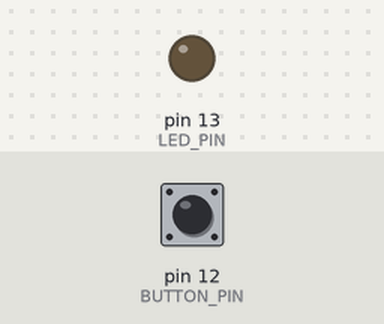
Bench run of a sketch on a simulated Arduino Uno, built with avr-gcc and run on an emulated ATmega328P. Shown: output pins drawn as LEDs (lit = HIGH). Dashed ring = blinking. The inputs (shaded band) are chosen by the test bench; at power-on: pin 12 (BUTTON_PIN) HIGH.

Above: at 1.2 s.
1.3 s: pin 12 (BUTTON_PIN) pulled LOW for 1 s
At 1.55 s:
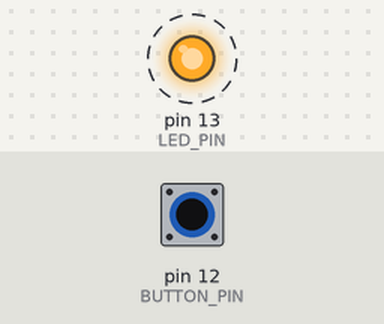
4.3 s: pin 12 (BUTTON_PIN) pulled LOW for 3.2 s
At 8.7 s:
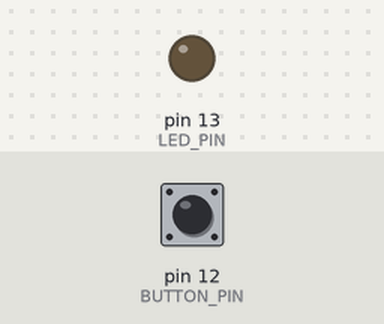
Timing chart, 0 to 10.2 s (numbered marks = the images above; inputs shaded):
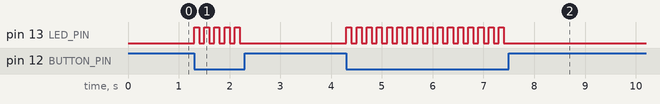

Measured:
- after the input at 1.3 s, pin 13 (LED_PIN): alternates HIGH for 0.10 s and LOW for 0.10 s, 10 changes in all, then stays LOW, starting at once
- after the input at 4.3 s, pin 13 (LED_PIN): alternates HIGH for 0.10 s and LOW for 0.10 s, 32 changes in all, then stays LOW, starting at once

The sketch:

buttonworking.ino
```cpp
/* Blink led with button */

const uint8_t LED_PIN = 13;
const uint8_t BUTTON_PIN = 12;
uint8_t button_state = 0;
uint8_t led_state = LOW;

void setup() {
    pinMode(LED_PIN, OUTPUT);
    pinMode(BUTTON_PIN, INPUT);
}

void loop() {
    button_state = digitalRead(BUTTON_PIN);
    if (button_state == LOW) {      // Button is in LOW state if it is pushed
        led_state=!led_state;
           digitalWrite(LED_PIN, led_state);
    }
    delay(100);
}
```
